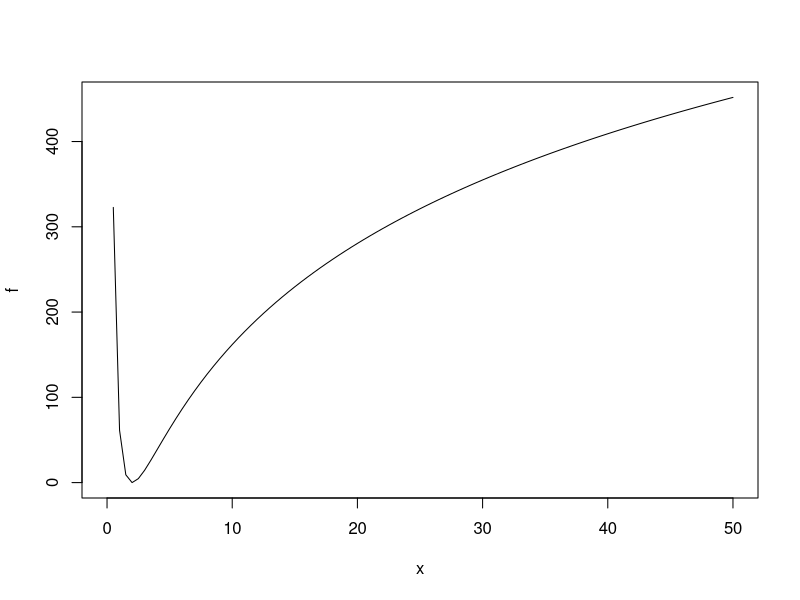
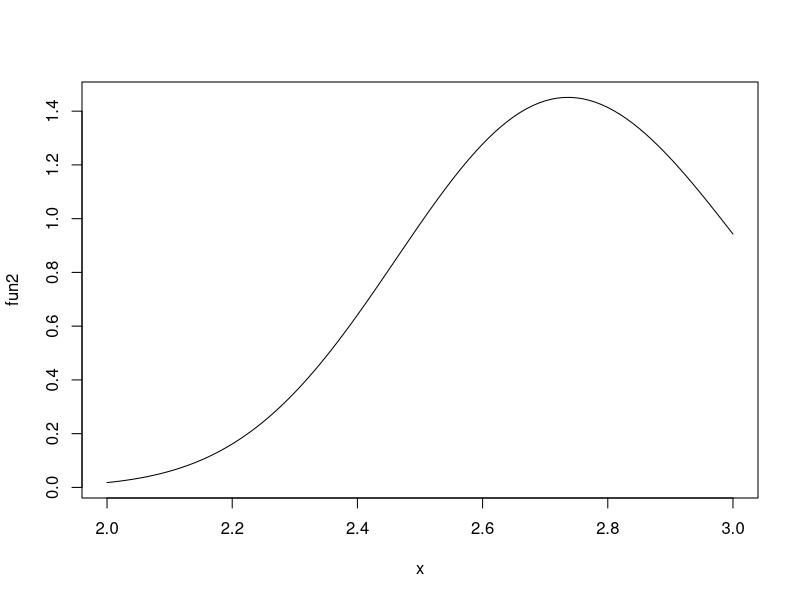

Write R code to recreate these figures, in order.
## ---- chunk 1
x <- c(1, 1.02, 1.03, 1.03, 1.03, 1.03, 1.03, 1.04, 1.05,
       1.05, 1.05, 1.06, 1.06, 1.07, 1.07, 1.08, 1.09, 1.09,
       1.09, 1.1, 1.11, 1.11, 1.12, 1.13, 1.13, 1.14, 1.15,
       1.15, 1.16, 1.16, 1.16, 1.17, 1.2, 1.2, 1.21, 1.21,
       1.22, 1.23, 1.23, 1.23, 1.24, 1.24, 1.24, 1.24, 1.24,
       1.25, 1.25, 1.26, 1.28, 1.34, 1.35, 1.41, 1.43, 1.43,
       1.43, 1.44, 1.44, 1.44, 1.44, 1.44, 1.45, 1.45, 1.46,
       1.47, 1.48, 1.48, 1.51, 1.51, 1.53, 1.55, 1.56, 1.58,
       1.58, 1.61, 1.65, 1.66, 1.69, 1.71, 1.73, 1.75, 1.77,
       1.78, 1.8, 1.84, 1.87, 1.88, 1.93, 1.97, 2.02, 2.12,
       2.26, 2.3, 2.52, 2.62, 2.7, 2.73, 3.1, 3.74, 3.82, 4.29)
## ---- chunk 2
n<-length(x)
a_esti<-(sum(x)/n)/(sum(x)/n-1)
a_esti
## ---- chunk 3
ahat<-n/sum(log(x))
ahat
## ---- chunk 4
alpha<-0.05
k<-(-2)*(n*log(2)-3*sum(log(x))-n*log(ahat)+(ahat+1)*sum(log(x)))
c(k,qchisq(1-alpha/2,1),qchisq(alpha/2,1))
## ---- chunk 5

1-pchisq(k,1)
## ---- chunk 6
f<-function(a){
  (-2)*n*log(2)+6*n/a+2*n*log(a)-2*(a+1)*n/a
}
plot(f,xlim = c(0,50))
## ---- chunk 7
a<-2
cv1<-n/qgamma(1-alpha/2,n,1/a)
cv2<-n/qgamma(alpha/2,n,1/a)
c(ahat,cv1,cv2)
## ---- chunk 8
fun1<- function(a) {
  a^(n-1)*prod(x)^(-a-1)
}
mx <- integrate(fun1, 1, Inf)$value
mx
## ---- chunk 9
fun2 <- function(a) {
 (a^(n-1)*prod(x)^(-a-1))/mx
}
plot(fun2,xlim = c(2,3))
## ---- chunk 10
fun3<- function(a){
  a*fun2(a)
} 
integrate(fun3, 1, Inf)$value
